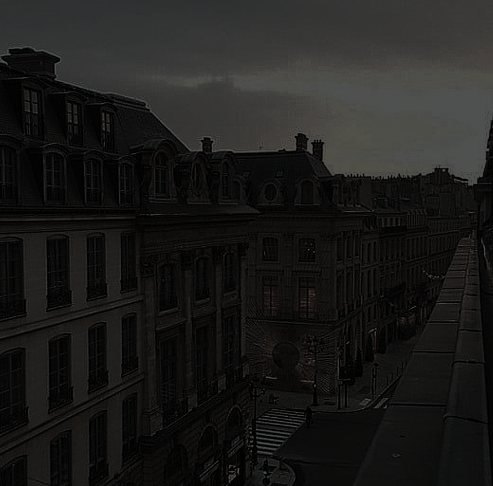
#> input picture 2022-11-08/images/dark_image.png, 493 x 486 px, found by its file name
$ python histogram6_3_6.py
#> lines starting #> are read from the running program, lines starting #| are printed output that depends on the picture; after the words box and inside, x2 and y2 are one past the last pixel; in counts of white or black regions, pixels touching at a corner belong together
# equalize

import numpy as np, cv2

def draw_histo(hist, shape=(200, 256)):
    hist_img = np.full(shape, 255, np.uint8)
    cv2.normalize(hist, hist, 0, shape[0], cv2.NORM_MINMAX) # 정규화
    print()
    gap = hist_img.shape[1] / hist.shape[0]                 # 막대 너비

    for i, h in enumerate(hist):
        x = int(round(i * gap))                             # 막대 시작 좌표
        w = int(round(gap))
        cv2.rectangle(hist_img, (x, 0, w, int(h)), 0, cv2.FILLED)
    return cv2.flip(hist_img, 0)                            # 영상 좌우, 상하 반전

def search_value_idx(hist, bias=0):
    for i in range(hist.shape[0]):
        idx = np.abs(bias - i)
        if hist[idx] > 0:
            return idx

image = cv2.imread("D:/github/OpenCV-Python/2022-11-08/images/dark_image.png", cv2.IMREAD_GRAYSCALE)
#> image: shape (486, 493); min 0, max 82, mean 26.3

bsize, ranges = [64], [0, 256]

hist = cv2.calcHist([image], [0], None, bsize, ranges)   # 히스토그램 계산
#> hist = 64 values, max 74903 at index 0, min 0 at index 21, mean 3743.7
hist_img = draw_histo(hist)                               # 히스토그램 그리기
#> the loop in draw_histo, `for i, h in enumerate(hist):` made 64 passes
#> (h, x) on passes 1 to 12: ([200], 0), ([20.54], 4), ([17.01], 8), ([17.77], 12), ([14.16], 16), ([122.5], 20), ([1.71], 24), ([41.37], 28), ([18.19], 32), ([4.4], 36), ([2.25], 40), ([6.03], 44)
#> after the loop in draw_histo, `for i, h in enumerate(hist):`:
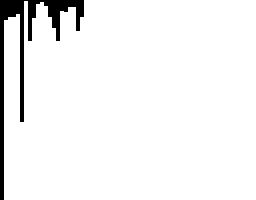
#> hist_img: shape (200, 256); 95.1% white; 1 black region, box (x1, y1, x2, y2) and area: (0, 0, 84, 200) 2532
#> in draw_histo, `return cv2.flip(hist_img, 0)`:
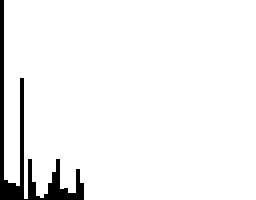
#> returned value: shape (200, 256); 95.1% white; 1 black region, box (x1, y1, x2, y2) and area: (0, 0, 84, 200) 2532

## 화소값 할당
bin_width = ranges[1] / bsize[0]
low = search_value_idx(hist, 0) * bin_width
#> low = 0
high = search_value_idx(hist, bsize[0] - 1) * bin_width
#> high = 80

idx = np.arange(0, 256)
idx = (idx - low) / (high - low) * 255
#> idx = 256 values from 0 to 812.8
idx[:int(low)] = 0
idx[int(high+1):] = 255

dst = cv2.LUT(image, idx.astype(np.uint8))                 # 룩업 테이블
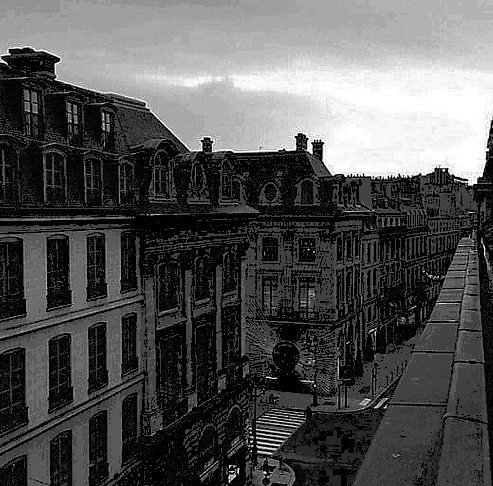
#> dst: shape (486, 493); min 0, max 255, mean 83.3
hist_dst = cv2.calcHist([dst], [0], None, bsize, ranges)   # 히스토그램 계산
#> hist_dst = 64 values, max 69788 at index 0, min 2 at index 56, mean 3743.7
hist_dst_img = draw_histo(hist_dst)
#> call 2 of draw_histo, with hist = array of shape (64, 1), shape = (200, 256)
#> the loop in draw_histo (call 2), `for i, h in enumerate(hist):` made 64 passes
#> (h, x) on passes 1 to 12: ([200], 0), ([6.85], 4), ([7.8], 8), ([11.26], 12), ([5.76], 16), ([5.01], 20), ([4.79], 24), ([8.23], 28), ([5.22], 32), ([5.89], 36), ([5.76], 40), ([7.4], 44)
#> after the loop in draw_histo (call 2), `for i, h in enumerate(hist):`:
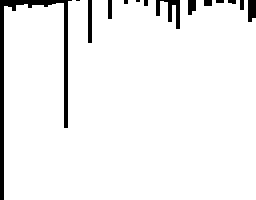
#> hist_img: shape (200, 256); 94.8% white; 14 black regions (3 under 20 px), largest, box (x1, y1, x2, y2) and area: (0, 0, 72, 200) 1648, (156, 0, 180, 29) 300, (88, 0, 92, 43) 172
#> in draw_histo (call 2), `return cv2.flip(hist_img, 0)`: returned value: shape (200, 256); 94.8% white; 14 black regions (3 under 20 px), largest, box (x1, y1, x2, y2) and area: (0, 0, 72, 200) 1648, (156, 171, 180, 200) 300, (88, 157, 92, 200) 172

dst2 = cv2.equalizeHist(image)
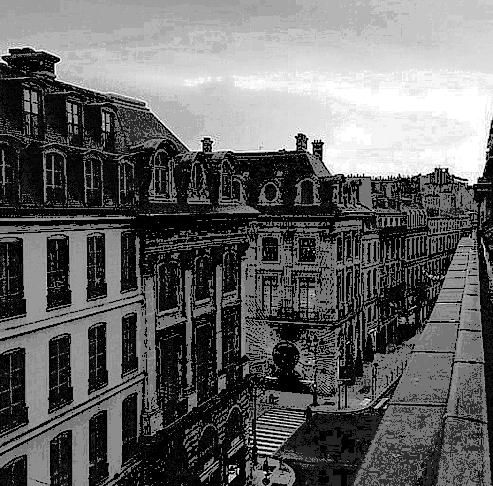
#> dst2: shape (486, 493); min 0, max 255, mean 100.2
hist_dst2 = cv2.calcHist([dst2], [0], None, bsize, ranges)   # 히스토그램 계산
#> hist_dst2 = 64 values, max 67222 at index 0, min 0 at index 13, mean 3743.7
hist_dst2_img = draw_histo(hist_dst2)
#> call 3 of draw_histo, with hist = array of shape (64, 1), shape = (200, 256)
#> the loop in draw_histo (call 3), `for i, h in enumerate(hist):` made 64 passes
#> (h, x) on passes 1 to 12: ([200], 0), ([14.75], 4), ([8.1], 8), ([6.16], 12), ([5.53], 16), ([11.19], 20), ([9.39], 24), ([4.13], 28), ([11.54], 32), ([5.99], 36), ([7.69], 40), ([10.02], 44)
#> after the loop in draw_histo (call 3), `for i, h in enumerate(hist):`:
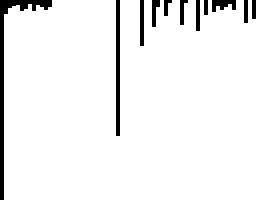
#> hist_img: shape (200, 256); 94.6% white; 11 black regions, largest, box (x1, y1, x2, y2) and area: (0, 0, 52, 200) 1188, (116, 0, 120, 136) 544, (212, 0, 236, 12) 196
#> in draw_histo (call 3), `return cv2.flip(hist_img, 0)`:
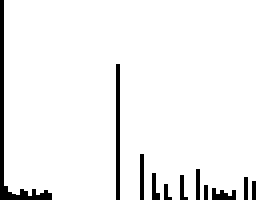
#> returned value: shape (200, 256); 94.6% white; 11 black regions, largest, box (x1, y1, x2, y2) and area: (0, 0, 52, 200) 1188, (116, 64, 120, 200) 544, (212, 188, 236, 200) 196

cv2.imshow("image", image)
cv2.imshow("hist_img", hist_img)
cv2.imshow('dst', dst)
cv2.imshow("hist_dst_img", hist_dst_img)
cv2.imshow('dst2', dst2)
cv2.imshow("hist_dst2_img", hist_dst2_img)
cv2.waitKey(0)
